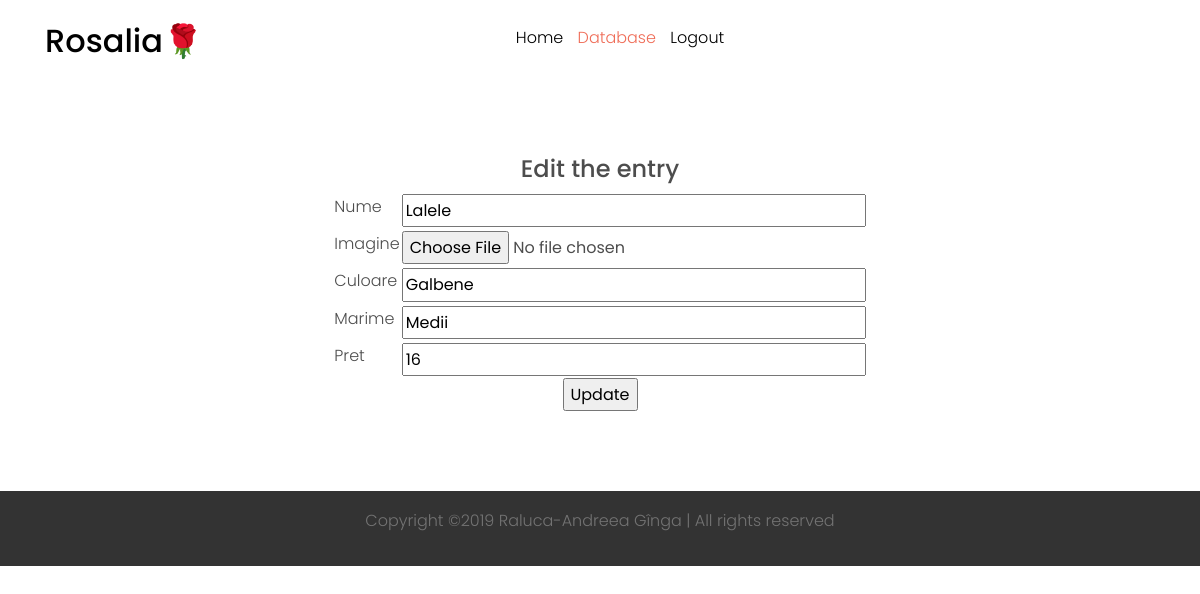
/Rosalia/edit/1, run on the app's committed database.
### tables this page shows
CREATE TABLE `flowers` (
  `ID` int(11) NOT NULL,
  `Nume` varchar(50) NOT NULL,
  `Imagine` varchar(100) NOT NULL,
  `Culoare` varchar(50) NOT NULL,
  `Marime` varchar(50) NOT NULL,
  `Pret` int(11) NOT NULL
);

### application/controllers/Rosalia.php (called while the page is built, shortened)
<?php
class Rosalia extends CI_Controller {
        public function __Construct(){
            $this->load->database();
            $this->load->model('FlowerModel','f');
        }
        public function edit($id){
            $row=$this->f->getImage($id);
            $data['r']=$row;
            $this->load->view('edit',$data);
        }
}

### index.php (called while the page is built, shortened)
<?php
require_once BASEPATH.'core/CodeIgniter.php';

### application/models/FlowerModel.php (called while the page is built, shortened)
<?php
class FlowerModel extends CI_Model{
    function getImage($id){
        $this->db->where('ID',$id);
        $query=$this->db->get('flowers');
        return $query->row();
    }
}

### application/views/edit.php (the view, shortened to what this page needs)
<!DOCTYPE html>
<html lang="en">
  <head>
    <link rel="stylesheet" href="<?php echo base_url('fonts/icomoon/style.css');?>">
    <link rel="stylesheet" href="<?php echo base_url('css/bootstrap.min.css');?>">
    <link rel="stylesheet" href="<?php echo base_url('css/magnific-popup.css');?>">
    <link rel="stylesheet" href="<?php echo base_url('css/jquery-ui.css');?>">
    <link rel="stylesheet" href="<?php echo base_url('css/owl.carousel.min.css');?>">
    <link rel="stylesheet" href="<?php echo base_url('css/owl.theme.default.min.css');?>">
    <link rel="stylesheet" href="<?php echo base_url('css/bootstrap-datepicker.css');?>">
    <link rel="stylesheet" href="<?php echo base_url('fonts/flaticon/font/flaticon.css');?>">
    <link rel="stylesheet" href="https://cdn.jsdelivr.net/npm/mediaelement@4.2.7/build/mediaelementplayer.min.css">
    <link rel="stylesheet" href="<?php echo base_url('css/aos.css');?>">
    <link rel="stylesheet" href="<?php echo base_url('css/style.css');?>">
  </head>
  <body>
  <div class="site-wrap">
    <header class="site-navbar py-1" role="banner">
        <div class="container">
          <div class="row align-items-center">
            <div class="col-6 col-xl-2">
              <h1 class="mb-0"><a href="#" class="text-black h2 mb-0">Rosalia🌹</a></h1>
            </div>
            <div class="col-10 col-md-8 d-none d-xl-block">
              <nav class="site-navigation position-relative text-right text-lg-center" role="navigation">
                <ul class="site-menu js-clone-nav mx-auto d-none d-lg-block">
                  <li><?php echo anchor('home','Home')?></li>
                  <li class="active"><?php echo anchor('database', 'Database') ?></li>
                  <li><a href="<?php echo site_url('Rosalia/logout')?>">Logout</a></li>
                  </ul>
              </nav>
            </div>
          </div>
          </div>
      </header>
    <div class="site-section" align="center">
      <div class="container">
          <h4>Edit the entry</h4>
          <?php
          echo form_open_multipart('Rosalia/update');
          $data1=['name'=>'Nume',
              'id'=>'Nume',
              'value'=>$r->Nume,
              'maxlength'=>'100',
              'size'=>'30',
              ];
          $data2=['name'=>'Imagine',
              'id'=>'Imagine',
              'value'=>$r->Imagine,
              'maxlength'=>'100',
              'size'=>'30',];
          $data3=['name'=>'Culoare',
              'id'=>'Culoare',
              'value'=>$r->Culoare,
              'maxlength'=>'100',
              'size'=>'30',];
          $data4=['name'=>'Marime',
              'id'=>'Marime',
              'value'=>$r->Marime,
              'maxlength'=>'100',
              'size'=>'30',];
          $data5=['name'=>'Pret',
              'id'=>'Pret',
              'value'=>$r->Pret,
              'maxlength'=>'100',
              'size'=>'30',];
          ?>
              <table>
                    <tr>
                        <td><?php echo form_label('Nume','Nume');?></td>
                        <td><?php echo form_input($data1);?></td>
                    </tr>
                    <tr>
                        <td><?php echo form_label('Imagine','Imagine');?></td>
                        <td><?php echo form_upload($data2);?></td>
                    </tr>
                    <tr>
                        <td><?php echo form_label('Culoare','Culoare');?></td>
                        <td><?php echo form_input($data3);?></td>
                    </tr>
                    <tr>
                        <td><?php echo form_label('Marime','Marime');?></td>
                        <td><?php echo form_input($data4);?></td>
                    </tr>
                    <tr>
                        <td><?php echo form_label('Pret','Pret');?></td>
                        <td><?php echo form_input($data5);?></td>
                    </tr>
                </table>
            <?php echo form_submit('submit','Update');?>
      </div>
     </div>
    <footer class="site-footer">
        <p style="text-align:center">
       Copyright &copy;<script>document.write(new Date().getFullYear());</script> Raluca-Andreea Gînga | All rights reserved
        </p>
    </footer>
  </div>
  </body>
</html>

### css/style.css (style rules this page uses)
body { line-height: 1.7; color: #4d4d4d; font-weight: 300; font-size: 1rem; }
a { -webkit-transition: .3s all ease; -o-transition: .3s all ease; transition: .3s all ease; }
h1, h2, h3, h4, h5, .h1, .h2, .h3, .h4, .h5 { font-family: "Poppins", -apple-system, BlinkMacSystemFont, "Segoe UI", Roboto, "Helvetica Neue", Arial, sans-serif, "Apple Color Emoji", "Segoe UI Emoji", "Segoe UI Symbol", "Noto Color Emoji"; }
.text-black { color: #000 !important; }
.site-wrap:before { -webkit-transition: .3s all ease-in-out; -o-transition: .3s all ease-in-out; transition: .3s all ease-in-out; background: rgba(0, 0, 0, 0.6); content: ""; position: absolute; z-index: 2000; top: 0; left: 0; right: 0; bottom: 0; opacity: 0; visibility: hidden; }
.site-section { padding: 2.5em 0; }
@media (min-width: 768px) { .site-section { padding: 5em 0; } }
.site-footer { padding: 1em 0; background: #333333; }
@media (min-width: 768px) { .site-footer { padding: 1em 0; } }
.site-footer p { color: #737373; }
.site-navbar { margin-bottom: 0px; z-index: 1999; position: relative; }
.site-navbar .site-navigation .site-menu { margin-bottom: 0; }
.site-navbar .site-navigation .site-menu .active > a { color: #ef6c57; }
.site-navbar .site-navigation .site-menu a { text-decoration: none !important; display: inline-block; }
.site-navbar .site-navigation .site-menu > li { display: inline-block; padding: 10px 5px; }
.site-navbar .site-navigation .site-menu > li > a { padding: 10px 0px; color: #000; text-decoration: none !important; }
.site-mobile-menu .site-nav-wrap { padding: 0; margin: 0; list-style: none; position: relative; }
.site-mobile-menu .site-nav-wrap a { padding: 10px 20px; display: block; position: relative; color: #212529; }
.site-mobile-menu .site-nav-wrap li { position: relative; display: block; }
.site-mobile-menu .site-nav-wrap li.active > a { color: #ef6c57; }
.site-mobile-menu .site-nav-wrap > li { display: block; position: relative; float: left; width: 100%; }
.site-mobile-menu .site-nav-wrap > li > a { padding-left: 20px; font-size: 20px; }

### data on the page
flowers: Nume "Lalele", Culoare "Galbene", Marime "Medii", Pret "16"

### other printed values
anchor('home','Home') "Home"
anchor('database', 'Database') "Database"
form_label('Nume','Nume') "Nume"
form_label('Imagine','Imagine') "Imagine"
form_label('Culoare','Culoare') "Culoare"
form_label('Marime','Marime') "Marime"
form_label('Pret','Pret') "Pret"
